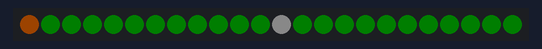
Bench run of a sketch on a simulated Arduino Uno, built with avr-gcc and run on an emulated ATmega328P. Parts: 24 RGB LEDs in strip order, left to right. Dim RGB values are drawn brighter than linear; random numbers use the default seed unless the sketch sets one.

Above: at 0.1 s.
At 4.7 s:
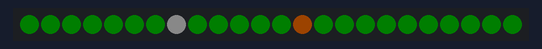
At 8.0 s:
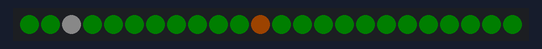
At 19.7 s:
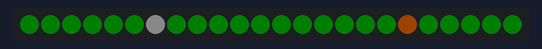
At 27.8 s:
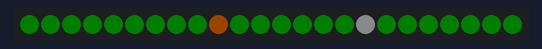
At 35.3 s:
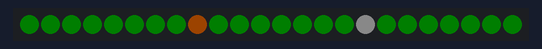

Measured:
- what the display in image 1 shows lasts 1.4 s, from 4.7 s to 6.1 s
- what the display in image 2 shows lasts 3.9 s, from 7.9 s to 11.8 s
- what the display in image 3 shows lasts 1.3 s, from 19.6 s to 20.9 s
- what the display in image 4 shows lasts 3.5 s, from 27.7 s to 31.2 s
- what the display in image 5 shows lasts 2.1 s, from 35.2 s to 37.3 s

The sketch:

fox_rabbit.ino
```cpp
#include <FastLED.h>

#define NUMPIXELS 24  // Number of pixels in the ring
#define DATA_PIN 9    // Pin to which the LED ring is connected
int fox = 0;
int foxmove = 0;
bool foxmoving = true;
int rabbit = 12;
int rabbitmove = 0;

// Define the LED array
CRGB leds[NUMPIXELS];

void setup() {
  FastLED.addLeds<NEOPIXEL, DATA_PIN>(leds, NUMPIXELS); // Initialize the LED array
  randomSeed(analogRead(0));
}

void loop() {
  if (foxmoving){
    movefox();
  }
  foxmoving = !foxmoving;
  moverabbit();
  for (int i = 0; i < NUMPIXELS; i++) {
    // Calculate the hue for each pixel
    if (i == fox) {
      leds[i] = CHSV(30, 255, 100); // Set pixel color based on hue
    } else if (i == rabbit) {
      leds[i] = CHSV(0, 0, 50);
    } else {
      leds[i] = CHSV(100, 255, 30);
    }
  }
  FastLED.show();  // Update the LED strip
  delay(100);       // Pause for a moment
}

void movefox() {
  if (foxmove == 0){
    if (random(4) == 1){
      foxmove = random(-10, 11);
    }
  } else if(foxmove > 0){
    fox -= 1;
    foxmove -= 1;
  } else {
    fox += 1;
    foxmove += 1;
  }

  if (fox < 0) {
    fox = 23;
  } else if (fox > 23) {
    fox = 0;
  }
}

void moverabbit(){
  if (fox == rabbit - 3 || fox == rabbit + 21){
    rabbitmove = -5;
  } else if (fox == rabbit + 3 || fox == rabbit -21) {
    rabbitmove = 5;
  }


  if (rabbitmove > 0) {
    rabbit -= 1;
    rabbitmove -= 1;
  } else if (rabbitmove < 0){
    rabbit += 1;
    rabbitmove += 1;
  }

  if (rabbit < 0) {
    rabbit = 23;
  } else if (rabbit > 23) {
    rabbit = 0;
  }
}
```
